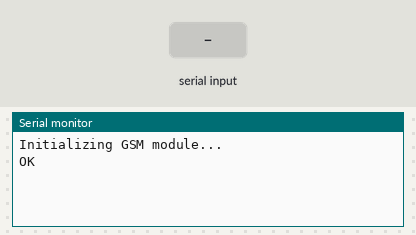
Bench run of a sketch on a simulated ESP32. Parts: the last lines printed to the serial monitor. The inputs (shaded band) are chosen by the test bench. The modem accepts every AT command (registered, SIM ready, sends succeed) and sends nothing else.

Above: at 1.8 s.
1.9 s: "1" received over the second serial link
At 2.3 s:
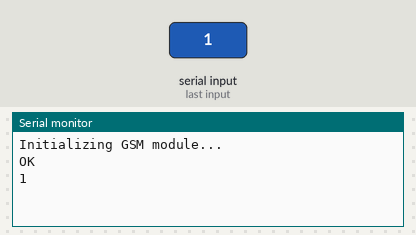
3.4 s: "0" received over the second serial link
At 4.6 s:
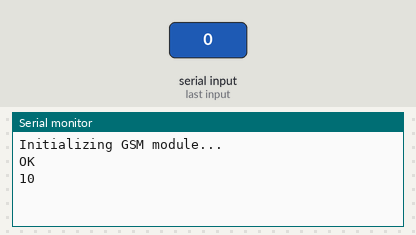
6.4 s: "2" received over the second serial link
At 6.9 s:
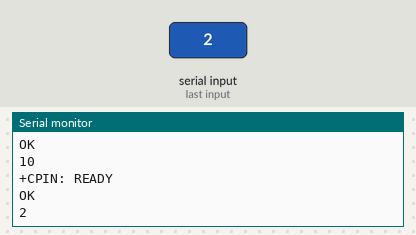

The sketch:

sketch_jun19b.ino
```cpp
#include <HardwareSerial.h>

// Use UART2 (GPIO16 = RX, GPIO17 = TX)
HardwareSerial gsmSerial(2);

void setup() {
  Serial.begin(115200);        // Debug monitor
  gsmSerial.begin(9600, SERIAL_8N1, 16, 17);  // SIM800L UART

  Serial.println("Initializing GSM module...");
  delay(1000);

  // Send basic AT command
  gsmSerial.println("AT");
  waitForResponse();

  // Check SIM presence
  gsmSerial.println("AT+CPIN?");
  waitForResponse();

  // Set SMS text mode
  gsmSerial.println("AT+CMGF=1");
  waitForResponse();

  // Set recipient number and send SMS
  gsmSerial.println("AT+CMGS=\"+91XXXXXXXXXX\"");  // Replace with your number
  delay(500);
  gsmSerial.print("Hello from ESP32 via GSM!");
  delay(500);
  gsmSerial.write(26);  // CTRL+Z to send SMS
  waitForResponse();

  Serial.println("SMS Sent!");
}

void loop() {
  // Nothing in loop
}

void waitForResponse() {
  long timeout = millis() + 5000;
  while (millis() < timeout) {
    while (gsmSerial.available()) {
      char c = gsmSerial.read();
      Serial.write(c);  // Print GSM module response
    }
  }
}
```

Measured:
- after the input at 1.9 s, the serial monitor: prints a new line at once (image 1)
- after the input at 3.4 s, the serial monitor: prints a new line at once (image 2)
- after the input at 6.4 s, the serial monitor: prints a new line at once (image 3)
